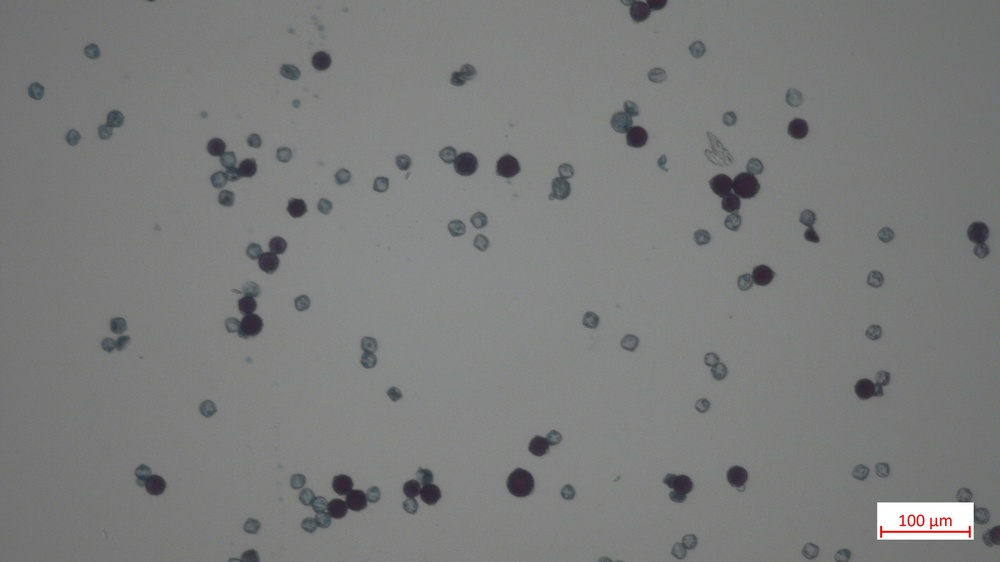
#> input picture practice_image_2.jpg, 1000 x 562 px, shrunk from 3840 x 2160 before the run
$ python pixelDevs_hackathon.py   (older library calls are emulated)
#> lines starting #> are read from the running program, lines starting #| are printed output that depends on the picture; after the words box and inside, x2 and y2 are one past the last pixel; in counts of white or black regions, pixels touching at a corner belong together
### connected_components.py
# REFERENCE: https://pyimagesearch.com/2021/02/22/opencv-connected-component-labeling-and-analysis/

# import the necessary packages
import argparse
import cv2
from matplotlib import pyplot as plt

# get_connected_components(<original image>, <dark or light pollen segm image>)
def get_connected_components(img, pollen_segm):

	output_img = img.copy()
	pollen_segm = cv2.bitwise_not(pollen_segm)

	# 4 or 8 connected
	connectivity = 4

	# threshold for minimum area, width, and height of ccs
	min_area = 250
	min_width = 50
	min_height = 50

	# initialization of largest cc variables
	largest_cc = 0
	largest_area = 0
	largest_box = [0,0,0,0]
	largest_output = img.copy()

	# apply connected component analysis
	output = cv2.connectedComponentsWithStats(
		pollen_segm, connectivity, cv2.CV_32S)
	(num_labels, labels, stats, centroids) = output
	new_num_labels = 0

	# loop over the number of unique connected component labels
	for i in range(0, num_labels):
		# get top-leftmost pixel location of cc
		x = stats[i, cv2.CC_STAT_LEFT]
		y = stats[i, cv2.CC_STAT_TOP]

		# get width, height, and area of cc
		w = stats[i, cv2.CC_STAT_WIDTH]
		h = stats[i, cv2.CC_STAT_HEIGHT]
		area = stats[i, cv2.CC_STAT_AREA]

		# in original image, draw green bounding boxes around significant ccs
		if w > min_width and h > min_height:

			# get largest cc
			if area > largest_area:
				largest_cc = i
				largest_area = area
				largest_box = [x,y,x+w,y+h]

			# get number of ccs above threshold
			new_num_labels+= 1

			# draw (green) bounding box
			cv2.rectangle(output_img, (x, y), (x + w, y + h), (0, 255, 0), 3)

	print(f"Number of Connected Components", new_num_labels)

	# [10 lines of commented-out code are left out]

	return [output_img, new_num_labels]

### get_scale.py
import numpy as np
import cv2 as cv
from matplotlib import pyplot as plt

def get_scale(img):
  # Crop the image to get the box that has the conversion scale
  # cropped = img[1950:2070,3370:3735]  # hardcoded

  # Apply threshold to remove cells and retain white box
  threshold1 = cv.threshold(img, 250, 255, cv.THRESH_BINARY)[1]

  # Apply otsu threshold to extract measurement more accurately
  threshold2 = cv.threshold(threshold1, 0, 255, cv.THRESH_BINARY_INV | cv.THRESH_OTSU)[1]

  # Extract connected components
  analysis = cv.connectedComponentsWithStats(threshold2,4,cv.CV_32S)
  (totalLabels, label_ids, values, centroid) = analysis

  # Get largest width (excluding background and white rectangle) for pixel to micrometer conversion
  all_widths = values[:,cv.CC_STAT_WIDTH]
  max_width = np.sort(all_widths)[-3]
  pix_to_um = max_width/100

  # print(np.sort(all_widths))
  # print(pix_to_um)

  return pix_to_um

  # [14 lines of commented-out code are left out]

### pixelDevs_hackathon.py
import numpy as np
import cv2 as cv
from connected_components import get_connected_components
from matplotlib import pyplot as plt
from get_scale import get_scale

def get_segments(img):
  # Create boundaries for each segment
  segment1 = (img <= 70)                  # dark pollens
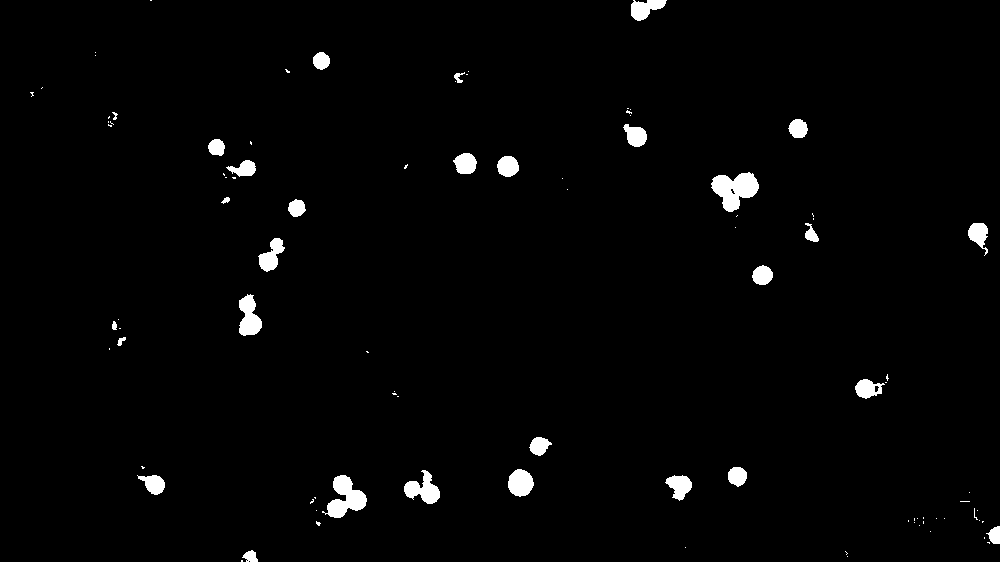
#> segment1: shape (562, 1000) bool; 1.9% white; 94 white regions (64 under 20 px), largest, box (x1, y1, x2, y2) and area: (711, 172, 759, 212) 1152, (322, 475, 367, 518) 980, (404, 470, 440, 504) 648
  segment2 = (img > 65) & (img <= 100)    # light pollens
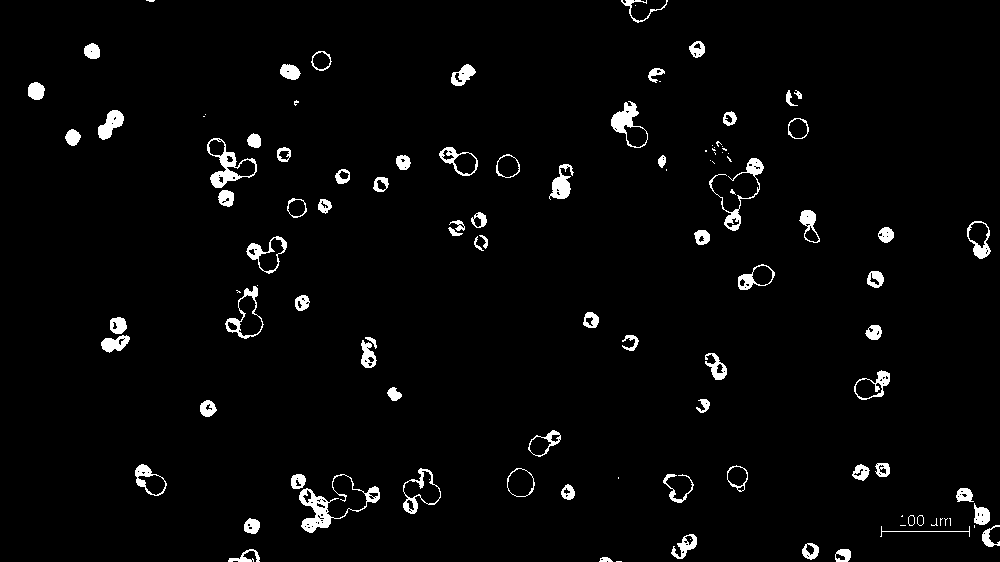
#> segment2: shape (562, 1000) bool; 2.9% white; 112 white regions (34 under 20 px), largest, box (x1, y1, x2, y2) and area: (299, 474, 380, 533) 1063, (207, 138, 257, 188) 711, (709, 158, 764, 231) 613

  # Create a blank array where all the colors for each segment will be placed
  dark_segm = np.zeros((img.shape[0], img.shape[1], 3))
  light_segm = np.zeros((img.shape[0], img.shape[1], 3))

  # Assign colors to each segment
  dark_segm[segment1] = (0,0,1)
  light_segm[segment2] = (1,0,0)

  # Convert array segments to image
  plt.imsave("dark_segments.jpg", dark_segm)
  plt.imsave("light_segments.jpg", light_segm)
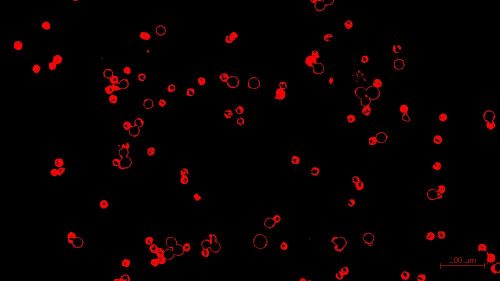
#> saved as light_segments.jpg: shape (562, 1000, 3) (shown at 1/2 size); mean R, G, B 7.8, 0.8, 0.9

  # Load, save, and return the images
  dark_segm = cv.imread("dark_segments.jpg")
  light_segm = cv.imread("light_segments.jpg")
  return dark_segm, light_segm

def clean_segments(dark_segm, light_segm):

  dark_segm = cv.cvtColor(dark_segm , cv.COLOR_BGR2GRAY)
#> dark_segm: shape (562, 1000)
  light_segm = cv.cvtColor(light_segm , cv.COLOR_BGR2GRAY)
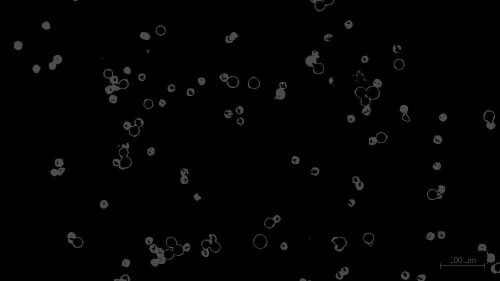
#> light_segm: shape (562, 1000) (shown at 1/2 size); min 0, max 110, mean 2.9

  # Clean the dark segments (morphological operations, gaussian blurring, threshold)
  kernel = cv.getStructuringElement(cv.MORPH_ELLIPSE, (3,3))
  dark_segm_cleaned = cv.morphologyEx(dark_segm, cv.MORPH_OPEN, kernel, iterations=2)
  # dark_segm_cleaned = cv.morphologyEx(dark_segm_cleaned, cv.MORPH_CLOSE, kernel, iterations=2)
  dark_segm_cleaned = cv.erode(dark_segm_cleaned, kernel, iterations=1)
  dark_segm = cv.GaussianBlur(dark_segm_cleaned, (7, 7), 0)
  dark_segm_cleaned = cv.threshold(dark_segm_cleaned, 0, 255, cv.THRESH_BINARY_INV | cv.THRESH_OTSU)[1]
#> dark_segm_cleaned: shape (562, 1000); 98.5% white; 31 black regions (5 under 20 px), largest, box (x1, y1, x2, y2) and area: (712, 173, 758, 211) 1030, (328, 476, 366, 517) 837, (240, 295, 261, 335) 553

  # Clean the light segments
  kernel = cv.getStructuringElement(cv.MORPH_ELLIPSE, (5,5))
  light_segm_cleaned = cv.morphologyEx(light_segm, cv.MORPH_OPEN, kernel, iterations=3)
  light_segm_cleaned = cv.morphologyEx(light_segm_cleaned, cv.MORPH_CLOSE, kernel, iterations=3)
  light_segm = cv.GaussianBlur(light_segm_cleaned, (7, 7), 0)
  light_segm_cleaned = cv.threshold(light_segm_cleaned, 0, 255, cv.THRESH_BINARY_INV | cv.THRESH_OTSU)[1]
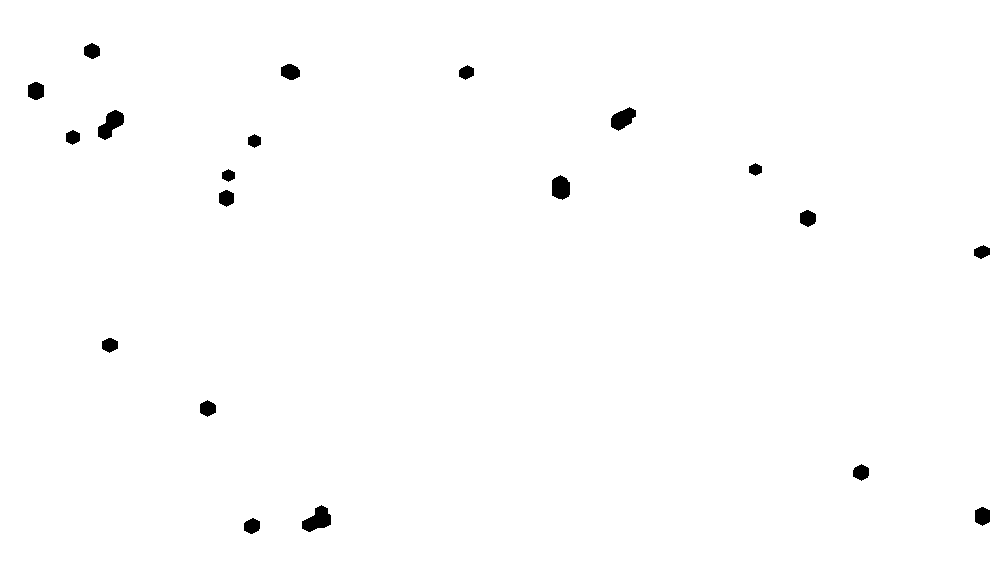
#> light_segm_cleaned: shape (562, 1000); 99.2% white; 20 black regions, largest, box (x1, y1, x2, y2) and area: (302, 505, 331, 532) 467, (98, 110, 124, 140) 440, (611, 107, 636, 131) 374

  # return dark_segm,light_segm
  return dark_segm_cleaned, light_segm_cleaned

def count_pollens(segm_array):
  pass

if __name__ == "__main__":
  # Original images
  # img = cv.imread("practice_image_1.jpg", 0)
  img = cv.imread("practice_image_2.jpg", 0)

  # bgrtorgb = cv.cvtColor(img, cv.COLOR_BGR2RGB)
  # img = cv.cvtColor(img, cv.COLOR_BGR2GRAY)

  # Get dark and light pollen segments (numpy array)
  dark_segm, light_segm = get_segments(img)

  # Clean the segment arrays
  dark_segm_cleaned, light_segm_cleaned = clean_segments(dark_segm, light_segm)

  # Display images
  titles = [
    "dark pollen segments",
    "light pollen segments",
    "dark pollen segments (cleaned)",
    "light pollen segments (cleaned)"
    ]
  images = [
    dark_segm,
    light_segm,
    dark_segm_cleaned,
    light_segm_cleaned
    ]
  for i in range(len(images)):
      plt.subplot(2,2, i+1), plt.imshow(images[i], "gray")
      plt.title(titles[i])
      plt.xticks([]), plt.yticks([])
#> this loop made 4 passes
  plt.show()

  dark_cc = get_connected_components(img, dark_segm_cleaned)[0]
#> in get_connected_components, `(num_labels, labels, stats, centroids) = output`: num_labels = 32; stats = 32 rows, first 6: [0, 0, 1000, 562, 553478], [632, 0, 34, 20, 398], [314, 53, 15, 16, 192], [455, 74, 5, 8, 22], [789, 120, 18, 17, 238], [624, 125, 23, 21, 310]; centroids = 32 pairs, first value 114 to 994.8, second value 7.83 to 556.5
#> the loop in get_connected_components, `for i in range(0, num_labels):` made 32 passes
#> (x, y, w, h, area, largest_area) on pass 1: (0, 0, 1000, 562, 553478, 553478)
#> after the loop in get_connected_components, `for i in range(0, num_labels):`:
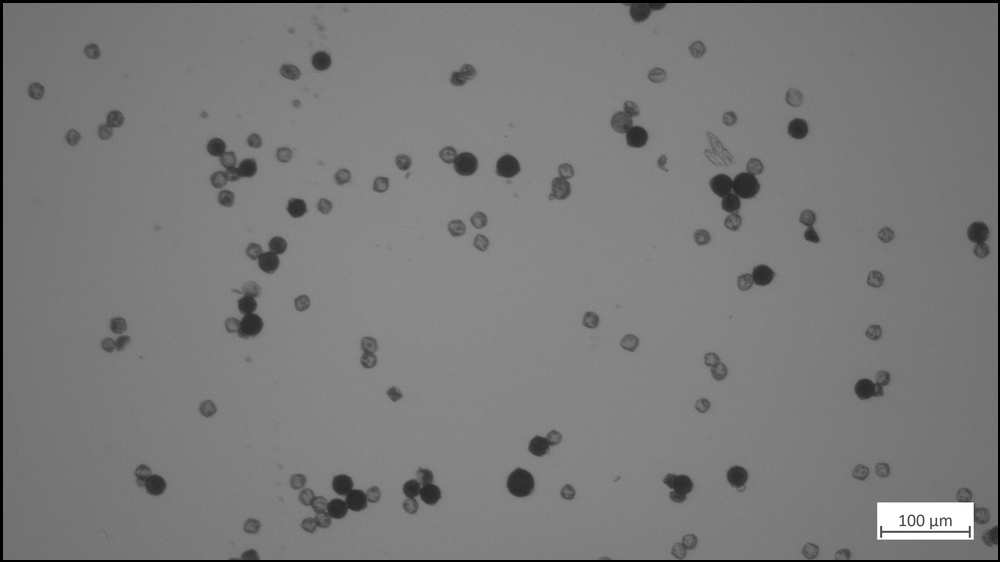
#> output_img: shape (562, 1000); min 0, max 255, mean 122.7
#> after the loop in get_connected_components, `for i in range(0, num_labels):`: largest_area = 553478; largest_cc = 0; new_num_labels = 1
#| Number of Connected Components 1
  light_cc = get_connected_components(img, light_segm_cleaned)[0]
#> in get_connected_components (call 2), `(num_labels, labels, stats, centroids) = output`: num_labels = 21; stats = 21 rows, first 6: [0, 0, 1000, 562, 557426], [84, 43, 16, 16, 195], [281, 64, 19, 16, 237], [459, 65, 15, 15, 160], [28, 82, 16, 18, 240], [611, 107, 25, 24, 374]; centroids = 21 rows, first 8: [500.3, 280.8], [91.55, 50.64], [289.9, 71.54], [466, 72.02], [35.5, 90.5], [622.5, 118.3], [110.4, 124], [72.41, 136.9]
#> the loop in get_connected_components (call 2), `for i in range(0, num_labels):` made 21 passes
#> (x, y, w, h, area, largest_area) on pass 1: (0, 0, 1000, 562, 557426, 557426)
#| Number of Connected Components 1
  um_to_pix = get_scale(img)
#> in get_scale, `(totalLabels, label_ids, values, centroid) = analysis`:
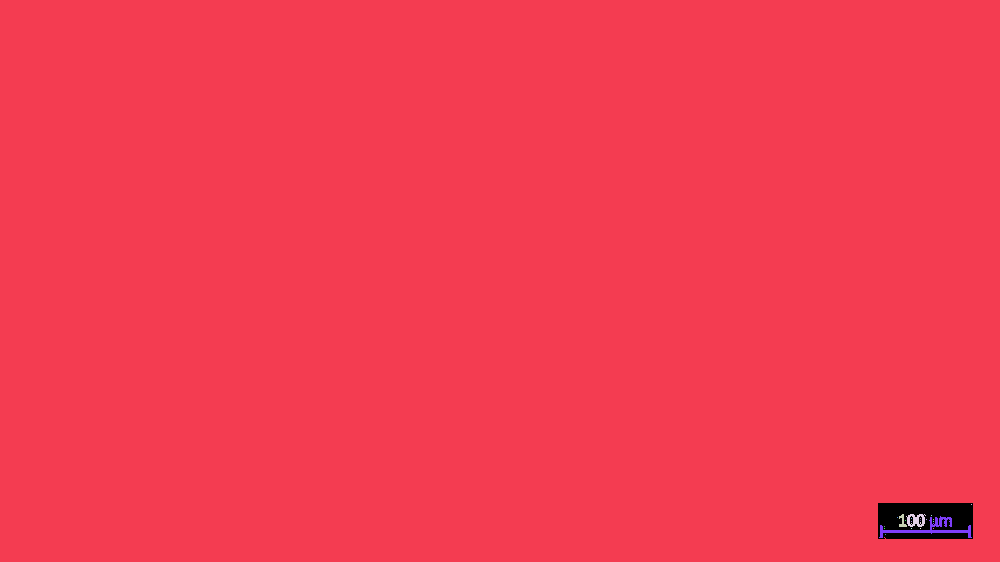
#> label_ids: shape (562, 1000) int32; 22 distinct labels, from 0 to 21; one colour per label, 0 black
#> in get_scale, `(totalLabels, label_ids, values, centroid) = analysis`: totalLabels = 22; values = 22 rows, first 6: [878, 503, 95, 36, 2704], [0, 0, 1000, 562, 558582], [971, 504, 1, 1, 1], [899, 514, 8, 13, 51], [906, 514, 20, 13, 157], [931, 515, 1, 1, 1]; centroid = 22 rows, first 8: [925.2, 519.1], [496.9, 279], [971, 504], [902, 521.1], [915.6, 519.9], [931, 515], [897, 517], [929.7, 528.1]
#> in get_scale, `all_widths = values[:,cv.CC_STAT_WIDTH]`: all_widths = 22 values, max 1000 at index 1, min 1 at index 2, mean 56.05
#> in get_scale, `max_width = np.sort(all_widths)[-3]`: max_width = 93
#> in get_scale, `pix_to_um = max_width/100`: pix_to_um = 0.93
#> um_to_pix = 0.93

  titles = [
    "dark pollen segments (cleaned)",
    "light pollen segments (cleaned)",
    "dark connected components",
    "light connected components",
    ]
  images = [
    dark_segm_cleaned,
    light_segm_cleaned,
    dark_cc,
    light_cc,
    ]
  for i in range(len(images)):
      plt.subplot(2,2, i+1), plt.imshow(images[i], "gray")
      plt.title(titles[i])
      plt.xticks([]), plt.yticks([])
  plt.show()

$ run again, with practice_image_1.jpg copied over practice_image_2.jpg
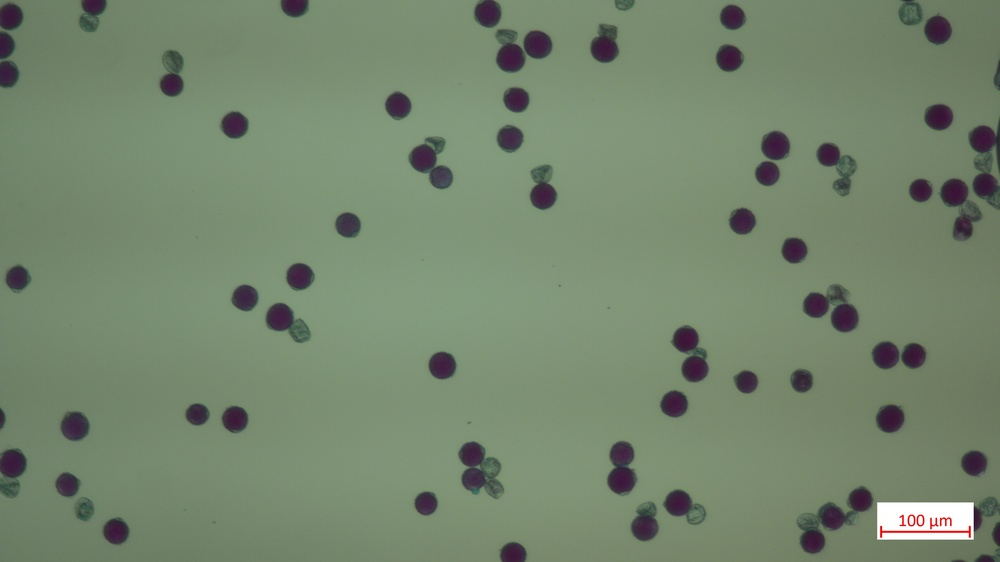
#> input picture practice_image_1.jpg, 1000 x 562 px, shrunk from 3840 x 2160 before the run
#> segment1: shape (562, 1000) bool; 5.6% white; 142 white regions (67 under 20 px), largest, box (x1, y1, x2, y2) and area: (608, 443, 635, 494) 979, (970, 120, 1000, 171) 672, (591, 27, 618, 62) 609
#> segment2: shape (562, 1000) bool; 2.6% white; 84 white regions (19 under 20 px), largest, box (x1, y1, x2, y2) and area: (797, 486, 873, 554) 758, (968, 117, 1000, 210) 751, (459, 442, 504, 499) 747
#> the loop `for i in range(len(images)):` made 4 passes
#> pollen_segm: shape (562, 1000); 4.7% white; 76 white regions (5 under 20 px), largest, box (x1, y1, x2, y2) and area: (609, 444, 634, 493) 871, (971, 127, 1000, 160) 557, (498, 44, 524, 70) 524
#> in get_connected_components, `(num_labels, labels, stats, centroids) = output`:
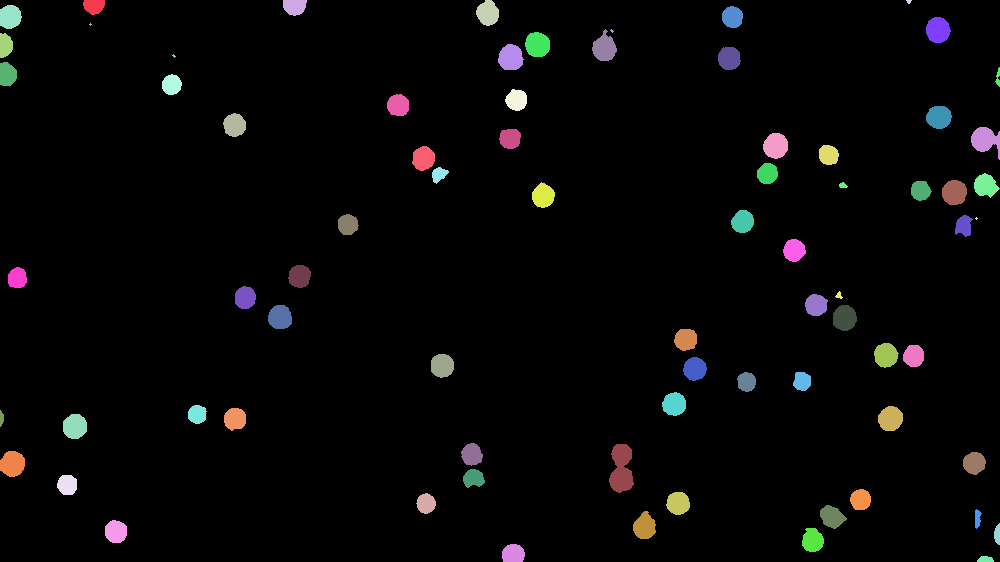
#> labels: shape (562, 1000) int32; 77 distinct labels, from 0 to 76; one colour per label, 0 black
#> num_labels = 77; stats = 77 rows, first 6: [0, 0, 1000, 562, 535521], [83, 0, 22, 15, 261], [283, 0, 24, 16, 310], [476, 0, 23, 26, 446], [906, 0, 6, 4, 16], [0, 5, 22, 24, 429]; centroids = 77 pairs, first value 1.2 to 997.7, second value 1.12 to 558.9
#> the loop in get_connected_components, `for i in range(0, num_labels):` made 77 passes
#> (x, y, w, h, area, largest_area) on pass 1: (0, 0, 1000, 562, 535521, 535521)
#> after the loop in get_connected_components, `for i in range(0, num_labels):`:
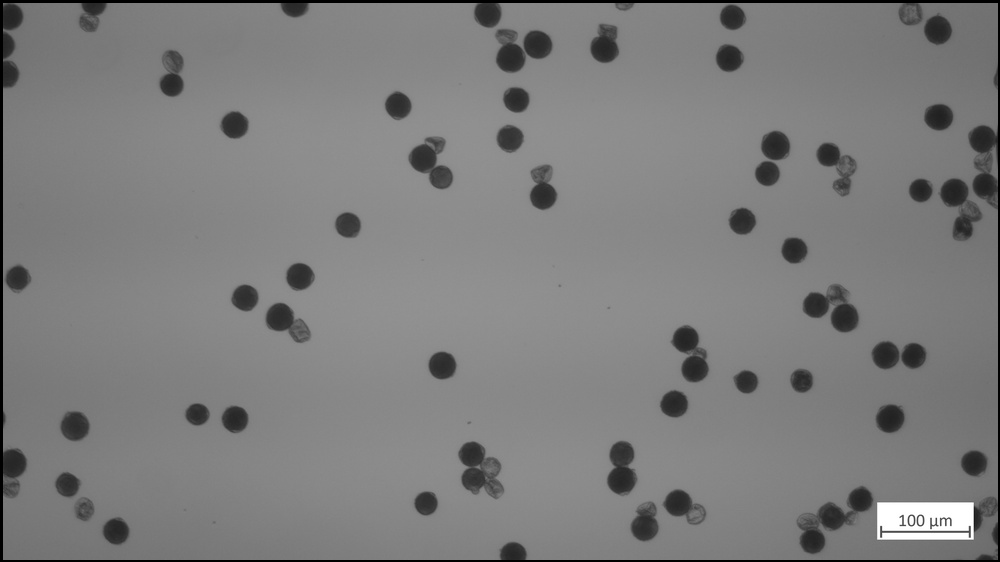
#> output_img: shape (562, 1000); min 0, max 255, mean 124.6
#> after the loop in get_connected_components, `for i in range(0, num_labels):`: largest_area = 535521; largest_cc = 0; new_num_labels = 1
#| Number of Connected Components 1
#> pollen_segm: shape (562, 1000); 0.79% white; 19 white regions (2 under 20 px), largest, box (x1, y1, x2, y2) and area: (163, 50, 184, 75) 378, (0, 475, 20, 499) 372, (978, 496, 1000, 518) 352
#> labels: shape (562, 1000) int32; 20 distinct labels, from 0 to 19
#> num_labels = 20; stats = 20 rows, first 6: [0, 0, 1000, 562, 557570], [617, 0, 17, 8, 104], [898, 0, 24, 18, 329], [79, 12, 20, 20, 314], [496, 28, 20, 17, 250], [163, 50, 21, 25, 378]; centroids = 20 rows, first 8: [499.1, 280.7], [625.3, 2.69], [909.9, 8.39], [88.27, 21.84], [505.5, 36.05], [173.3, 61.3], [983.3, 162.1], [538.6, 174.6]
#> the loop in get_connected_components (call 2), `for i in range(0, num_labels):` made 20 passes
#> (x, y, w, h, area, largest_area) on pass 1: (0, 0, 1000, 562, 557570, 557570)
#| Number of Connected Components 1
#> threshold1: shape (562, 1000); 0.48% white; 3 white regions (1 under 20 px), largest, box (x1, y1, x2, y2) and area: (878, 503, 973, 539) 2669, (910, 516, 913, 525) 20
#> label_ids: shape (562, 1000) int32; 19 distinct labels, from 0 to 18
#> totalLabels = 19; values = 19 rows, first 6: [878, 503, 95, 36, 2708], [0, 0, 1000, 562, 559069], [899, 514, 8, 13, 51], [906, 514, 20, 13, 157], [931, 515, 1, 1, 1], [897, 517, 1, 1, 1]; centroid = 19 rows, first 8: [925.2, 519.1], [497.3, 279.2], [902, 521.1], [915.6, 519.9], [931, 515], [897, 517], [911, 518], [920, 518]
#> all_widths = 19 values, max 1000 at index 1, min 1 at index 4, mean 59.89
#> max_width = 20
#> pix_to_um = 0.2
